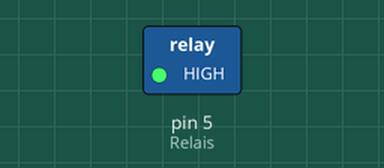
The sketch below on a simulated Arduino Uno, built with avr-gcc and run on an emulated ATmega328P. Shown: switched loads named in the sketch (green lamp = pin HIGH). Dashed ring = blinking. What the sketch prints to the serial monitor is not drawn.

Above: at 0.5 s.
Timing chart, 0 to 4.6 s (numbered marks = the images above):
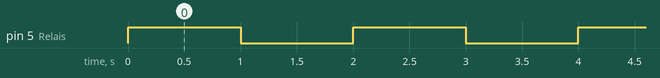

The sketch:

ESP_Mini_realy.ino
```cpp
const int Relais = 5; //rael pin is 1

void setup() {
  // put your setup code here, to run once:
  Serial.begin(9600);
  pinMode(Relais, OUTPUT);

}

void loop() {
  // put your main code here, to run repeatedly:
  digitalWrite(Relais, HIGH);
  Serial.println("Relay closed");
  delay(1000);
  digitalWrite(Relais, LOW);
  Serial.println("Relay open");
  delay(1000);


}
```

Measured:
- by itself, pin 5 (Relais): alternates HIGH for 1.0 s and LOW for 1.0 s
